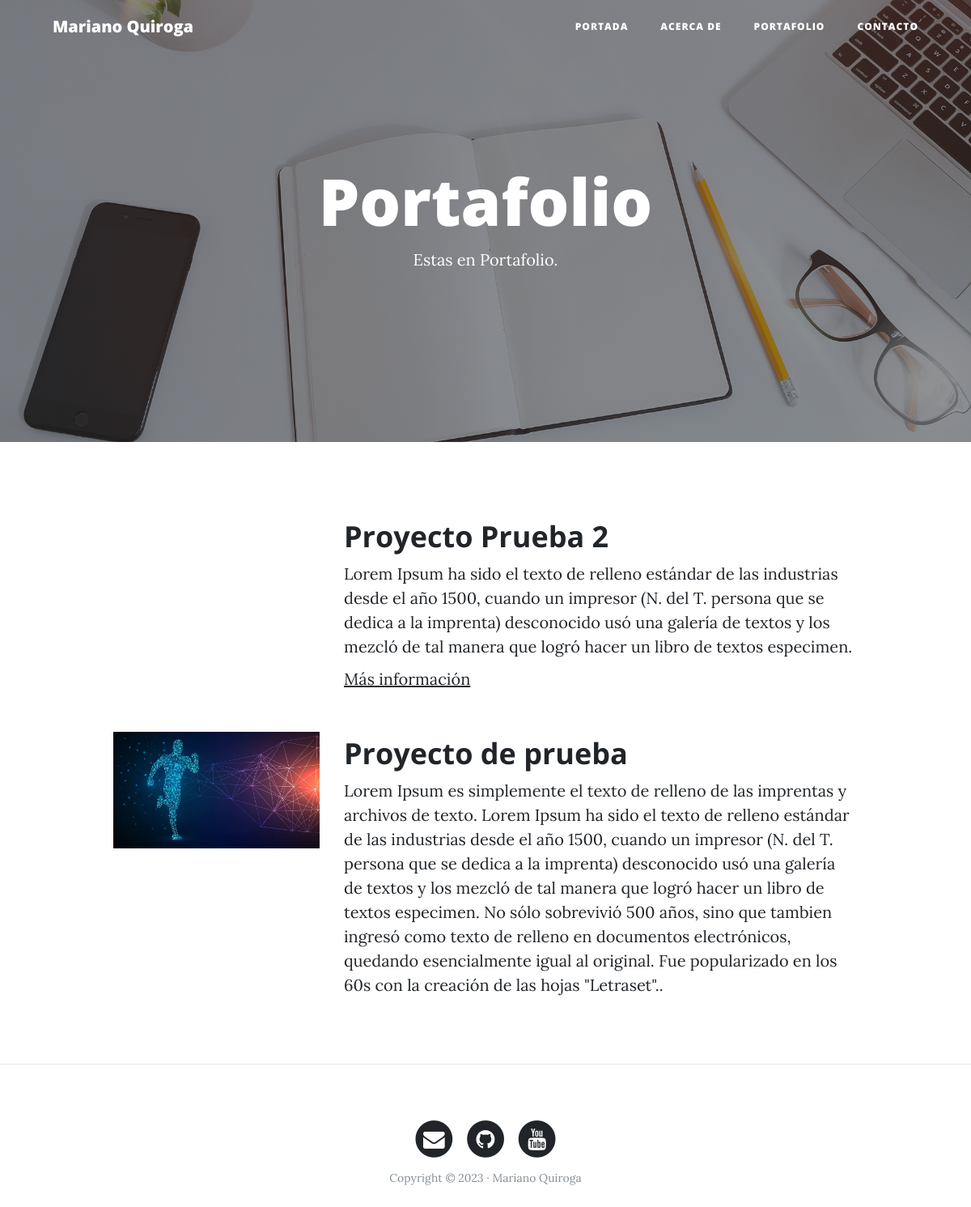
Screenshot of /porfolio/ with the database file from the repository.
### porfolio/models.py (models this page shows, shortened)
class Project(models.Model):
    title = models.CharField(max_length=200, verbose_name="Titulo")
    description = models.TextField(verbose_name="Descripción")
    image = models.ImageField(verbose_name="Imagen",upload_to="projects")
    link = models.URLField(verbose_name="Dirección WEB",null=True, blank=True)
    created = models.DateTimeField(auto_now_add=True, verbose_name="Fecha de creación")
    updated = models.DateTimeField(auto_now=True, verbose_name="Fecha de edición")
    class Meta:
        verbose_name = "proyecto"
        verbose_name_plural = "proyectos"
        ordering = ["-created"]

### porfolio/views.py (the view)
# urls.py: path('porfolio/', porfolio_views.porfolio, name='porfolio'),
def porfolio(request):
    projects = Project.objects.all()
    return render(request,"porfolio/porfolio.html",{'projects':projects})

### porfolio/templates/porfolio/porfolio.html (shortened to what this page needs)
{% extends 'core/base.html' %}
{% block background %}{% load static %}{% static 'core/img/portfolio-bg.jpg' %}{% endblock %}
{% block headers %}
  <h1>Portafolio</h1>
  <p>Estas en Portafolio.</p>
{% endblock %}
{% block content %}
  {% for project in projects %}
  <div class="row project">
    <div class="col-lg-3 col-md-4 offset-lg-1">
      <img class="img-fluid" src="{{project.image.url}}" alt="" />
    </div>
    <div class="col-lg-7 col-md-8">
      <h2 class="section-heading title">{{project.title}}</h2>
      <p>{{project.description}}</p>
      {% if project.link %}
        <p><a href="{{project.link}}">Más información</a></p>
      {% endif %}
    </div>
  </div>
  {% endfor %}
{% endblock %}

### core/templates/core/base.html (shortened to what this page needs)
<!DOCTYPE html>
<html lang="es">
  <head>
    {% load static %}
    <link href="{% static 'core/vendor/bootstrap/css/bootstrap.min.css' %}" rel="stylesheet">
    <link href="{% static 'core/vendor/font-awesome/css/font-awesome.min.css' %}" rel="stylesheet" type="text/css">
    <link href="{% static 'core/css/clean-blog.min.css' %}" rel="stylesheet">
  </head>
  <body>
    <nav class="navbar navbar-expand-lg navbar-light fixed-top" id="mainNav">
      <div class="container">
        <a class="navbar-brand" href="{% url 'home' %}">Mariano Quiroga</a>
        <div class="collapse navbar-collapse" id="navbarResponsive">
          <ul class="navbar-nav ml-auto">
            <li class="nav-item">
              <a class="nav-link" href="{% url 'home' %}">Portada</a>
            </li>
            <li class="nav-item">
              <a class="nav-link" href="{% url 'about' %}">Acerca de</a>
            </li>
            <li class="nav-item">
              <a class="nav-link" href="{% url 'porfolio' %}">Portafolio</a>
            </li>
            <li class="nav-item">
              <a class="nav-link" href="{% url 'contact' %}">Contacto</a>
            </li>
          </ul>
        </div>
      </div>
    </nav>
    <header class="masthead" style="background-image: url('{% block background %}{% endblock %}')">
      <div class="overlay"></div>
      <div class="container">
        <div class="row">
          <div class="col-lg-8 col-md-10 mx-auto">
            <div class="site-heading">
                {% block headers %}{% endblock %}
            </div>
          </div>
        </div>
      </div>
    </header>
    <div class="container">
            {% block content %}{% endblock %}
    </div>
    {% if request.path != "/" %}<hr>{% endif %}
    <footer>
      <div class="container">
        <div class="row">
          <div class="col-lg-8 col-md-10 mx-auto">
            <ul class="list-inline text-center">
              <li class="list-inline-item">
                <a href="#">
                  <span class="fa-stack fa-lg">
                    <i class="fa fa-circle fa-stack-2x"></i>
                    <i class="fa fa-envelope fa-stack-1x fa-inverse"></i>
                  </span>
                </a>
              </li>
              <li class="list-inline-item">
                <a href="#">
                  <span class="fa-stack fa-lg">
                    <i class="fa fa-circle fa-stack-2x"></i>
                    <i class="fa fa-github fa-stack-1x fa-inverse"></i>
                  </span>
                </a>
              </li>
              <li class="list-inline-item">
                <a href="#">
                  <span class="fa-stack fa-lg">
                    <i class="fa fa-circle fa-stack-2x"></i>
                    <i class="fa fa-youtube fa-stack-1x fa-inverse"></i>
                  </span>
                </a>
              </li>
            </ul>
            <p class="copyright text-muted">Copyright &copy; 2023 · Mariano Quiroga </p>
          </div>
        </div>
      </div>
    </footer>
  </body>
</html>

### rows the page displays
Project: title "Proyecto Prueba 2", description "Lorem Ipsum ha sido el texto de relleno estándar de las industrias desde el año 1500, cuando un impresor (N. del T. persona que se dedica a la imprenta) desconocido usó una galería de textos y los mezcló de tal manera que logró hacer un libro de textos especimen."
Project: image (picture), title "Proyecto de prueba", description "Lorem Ipsum es simplemente el texto de relleno de las imprentas y archivos de texto. Lorem Ipsum ha sido el texto de relleno estándar de las industrias desde el año 1500, cuando un impresor (N. del T. persona que se dedica a la imprenta) desconocido usó una galería de textos y los mezcló de tal manera que logró hacer un libro de textos especimen. No sólo sobrevivió 500 años, sino que tambien ingresó como texto de relleno en documentos electrónicos, quedando esencialmente igual al original. Fue popularizado en los 60s con la creación de las hojas \"Letraset\".."
